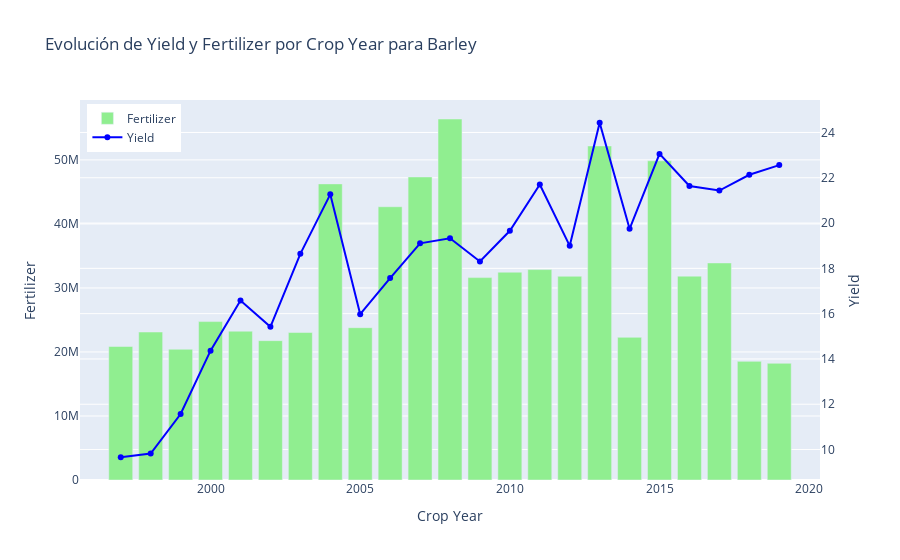
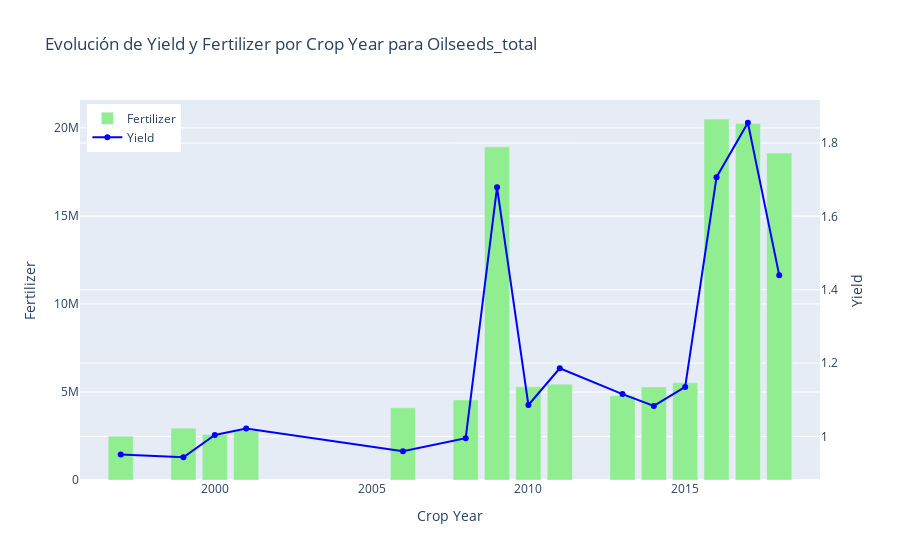
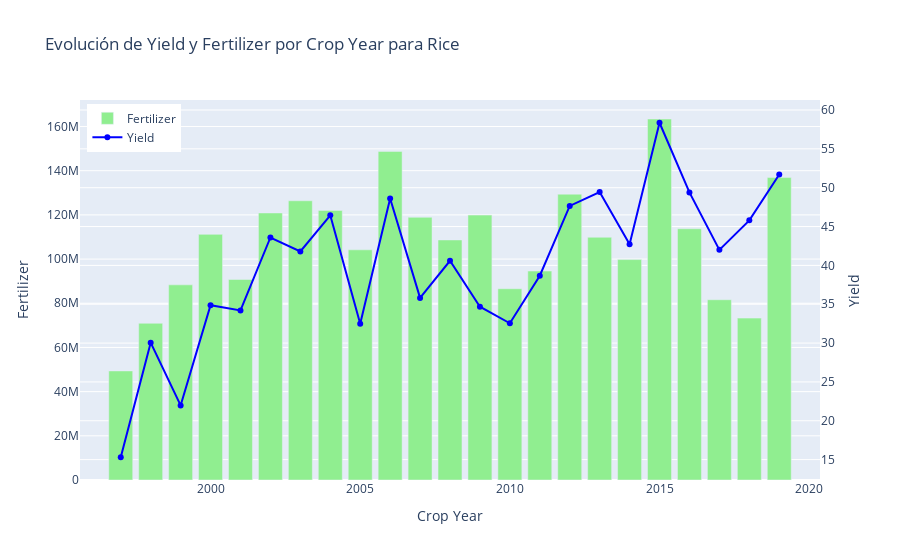
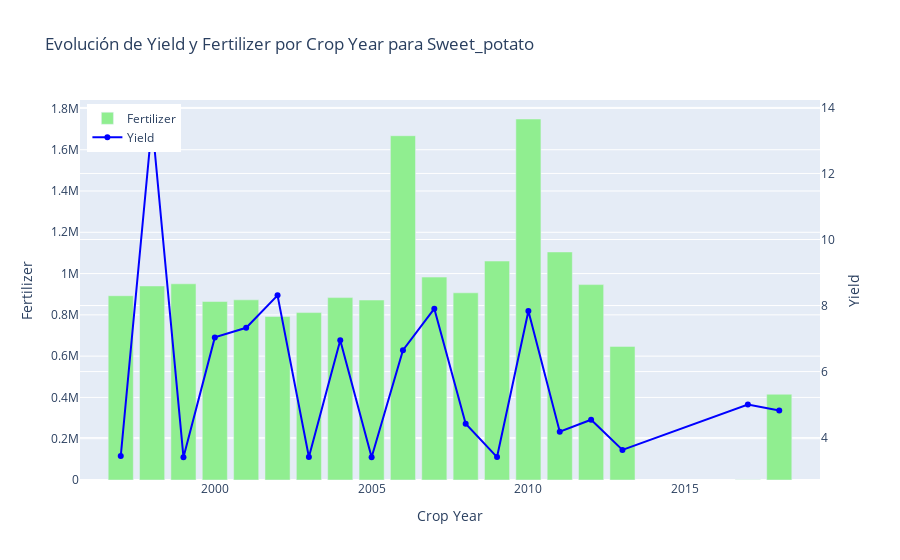

Source (notebook cell) for these figures, in order:
### Markdown cell above
### Fertilizer

### Code cell
for name, df in work_dfs.items():
    rinde_por_columna_interactivo(df, "Fertilizer", name)

### Figure 1 — Plotly figure (JSON) as saved in the notebook; plotly's stock layout.template omitted (floating-point values rounded to 4 significant figures)
{"data": [{"marker": {"color": "lightgreen"}, "name": "Fertilizer", "type": "bar", "x": [1997, 1998, 1999, 2000, 2001, 2002, 2003, 2004, 2005, 2006, 2007, 2008, 2009, 2010, 2011, 2012, 2013, 2014, 2015, 2016, 2017, 2018, 2019], "y": [20860000.0, 23120000.0, 20420000.0, 24740000.0, 23250000.0, 21770000.0, 23040000.0, 46250000.0, 23790000.0, 42680000.0, 47340000.0, 56390000.0, 31610000.0, 32460000.0, 32870000.0, 31820000.0, 52180000.0, 22280000.0, 49860000.0, 31840000.0, 33910000.0, 18530000.0, 18230000.0]}, {"marker": {"color": "blue"}, "mode": "lines+markers", "name": "Yield", "type": "scatter", "x": [1997, 1998, 1999, 2000, 2001, 2002, 2003, 2004, 2005, 2006, 2007, 2008, 2009, 2010, 2011, 2012, 2013, 2014, 2015, 2016, 2017, 2018, 2019], "y": [9.659, 9.82, 11.57, 14.37, 16.58, 15.42, 18.64, 21.27, 15.98, 17.57, 19.1, 19.33, 18.3, 19.66, 21.7, 18.99, 24.43, 19.74, 23.05, 21.64, 21.44, 22.13, 22.56], "yaxis": "y2"}], "layout": {"bargap": 0.2, "legend": {"x": 0.01, "y": 0.99}, "title": {"text": "Evolución de Yield y Fertilizer por Crop Year para Barley"}, "xaxis": {"title": {"text": "Crop Year"}}, "yaxis": {"title": {"text": "Fertilizer"}}, "yaxis2": {"overlaying": "y", "side": "right", "title": {"text": "Yield"}}}}

### Figure 2 — Plotly figure (JSON) as saved in the notebook; plotly's stock layout.template omitted (floating-point values rounded to 4 significant figures)
{"data": [{"marker": {"color": "lightgreen"}, "name": "Fertilizer", "type": "bar", "x": [1997, 1999, 2000, 2001, 2006, 2008, 2009, 2010, 2011, 2013, 2014, 2015, 2016, 2017, 2018], "y": [2486000.0, 2945000.0, 2582000.0, 2815000.0, 4107000.0, 4547000.0, 18930000.0, 5291000.0, 5444000.0, 4785000.0, 5284000.0, 5527000.0, 20510000.0, 20250000.0, 18570000.0]}, {"marker": {"color": "blue"}, "mode": "lines+markers", "name": "Yield", "type": "scatter", "x": [1997, 1999, 2000, 2001, 2006, 2008, 2009, 2010, 2011, 2013, 2014, 2015, 2016, 2017, 2018], "y": [0.9508, 0.9431, 1.004, 1.022, 0.9594, 0.995, 1.679, 1.086, 1.186, 1.115, 1.083, 1.135, 1.707, 1.855, 1.439], "yaxis": "y2"}], "layout": {"bargap": 0.2, "legend": {"x": 0.01, "y": 0.99}, "title": {"text": "Evolución de Yield y Fertilizer por Crop Year para Oilseeds_total"}, "xaxis": {"title": {"text": "Crop Year"}}, "yaxis": {"title": {"text": "Fertilizer"}}, "yaxis2": {"overlaying": "y", "side": "right", "title": {"text": "Yield"}}}}

### Figure 3 — Plotly figure (JSON) as saved in the notebook; plotly's stock layout.template omitted (floating-point values rounded to 4 significant figures)
{"data": [{"marker": {"color": "lightgreen"}, "name": "Fertilizer", "type": "bar", "x": [1997, 1998, 1999, 2000, 2001, 2002, 2003, 2004, 2005, 2006, 2007, 2008, 2009, 2010, 2011, 2012, 2013, 2014, 2015, 2016, 2017, 2018, 2019], "y": [49370000.0, 70940000.0, 88330000.0, 111200000.0, 90760000.0, 120900000.0, 126400000.0, 122000000.0, 104200000.0, 148700000.0, 118900000.0, 108600000.0, 119900000.0, 86580000.0, 94580000.0, 129400000.0, 109900000.0, 99770000.0, 163400000.0, 113700000.0, 81590000.0, 73280000.0, 136900000.0]}, {"marker": {"color": "blue"}, "mode": "lines+markers", "name": "Yield", "type": "scatter", "x": [1997, 1998, 1999, 2000, 2001, 2002, 2003, 2004, 2005, 2006, 2007, 2008, 2009, 2010, 2011, 2012, 2013, 2014, 2015, 2016, 2017, 2018, 2019], "y": [15.3, 30.05, 21.97, 34.87, 34.2, 43.59, 41.79, 46.45, 32.48, 48.62, 35.81, 40.6, 34.68, 32.55, 38.67, 47.65, 49.43, 42.71, 58.36, 49.4, 42.0, 45.79, 51.7], "yaxis": "y2"}], "layout": {"bargap": 0.2, "legend": {"x": 0.01, "y": 0.99}, "title": {"text": "Evolución de Yield y Fertilizer por Crop Year para Rice"}, "xaxis": {"title": {"text": "Crop Year"}}, "yaxis": {"title": {"text": "Fertilizer"}}, "yaxis2": {"overlaying": "y", "side": "right", "title": {"text": "Yield"}}}}

### Figure 4 — Plotly figure (JSON) as saved in the notebook; plotly's stock layout.template omitted (floating-point values rounded to 4 significant figures)
{"data": [{"marker": {"color": "lightgreen"}, "name": "Fertilizer", "type": "bar", "x": [1997, 1998, 1999, 2000, 2001, 2002, 2003, 2004, 2005, 2006, 2007, 2008, 2009, 2010, 2011, 2012, 2013, 2017, 2018], "y": [892700.0, 939900.0, 950400.0, 864600.0, 872600.0, 791900.0, 811000.0, 883600.0, 871700.0, 1668000.0, 983000.0, 906700.0, 1061000.0, 1749000.0, 1105000.0, 946600.0, 647300.0, 1102.0, 415400.0]}, {"marker": {"color": "blue"}, "mode": "lines+markers", "name": "Yield", "type": "scatter", "x": [1997, 1998, 1999, 2000, 2001, 2002, 2003, 2004, 2005, 2006, 2007, 2008, 2009, 2010, 2011, 2012, 2013, 2017, 2018], "y": [3.44, 13.54, 3.409, 7.035, 7.327, 8.308, 3.412, 6.947, 3.406, 6.645, 7.906, 4.421, 3.411, 7.833, 4.178, 4.54, 3.626, 5.0, 4.819], "yaxis": "y2"}], "layout": {"bargap": 0.2, "legend": {"x": 0.01, "y": 0.99}, "title": {"text": "Evolución de Yield y Fertilizer por Crop Year para Sweet_potato"}, "xaxis": {"title": {"text": "Crop Year"}}, "yaxis": {"title": {"text": "Fertilizer"}}, "yaxis2": {"overlaying": "y", "side": "right", "title": {"text": "Yield"}}}}
